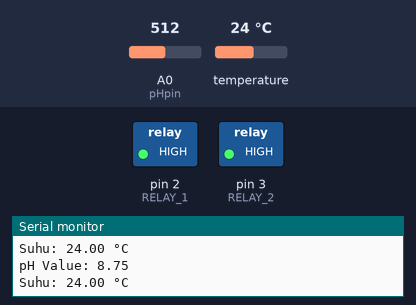
Recording of a sketch running on a simulated Arduino Uno, built with avr-gcc and run on an emulated ATmega328P. On the bench: switched loads named in the sketch (green lamp = pin HIGH), the last lines printed to the serial monitor. The inputs (shaded band) are chosen by the test bench; at power-on: temperature 24 °C, A0 (pHpin) = 512.

Above: at 4.3 s.
4.4 s: temperature set to 29.5 °C
8.1 s: temperature set to 30.5 °C
At 10.4 s:
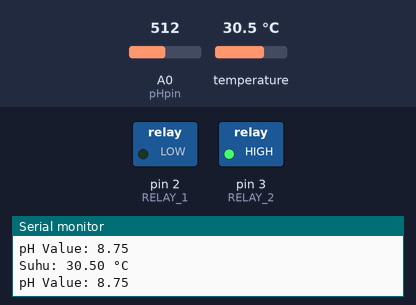
11.8 s: temperature set to 12 °C
At 12.4 s:
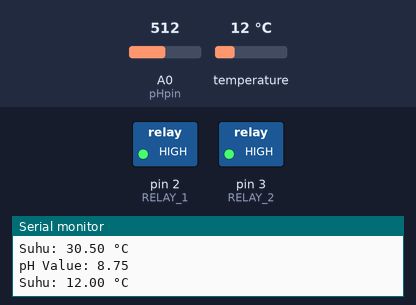
15.5 s: temperature set to 33 °C
At 17.7 s:
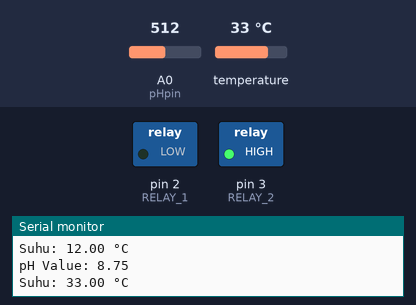
Timing chart, 0 to 19.2 s (numbered marks = the images above; inputs shaded):
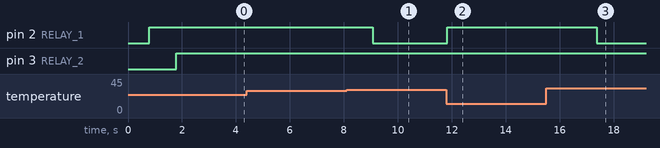

Measured:
- the behaviour switches between 30 and 30.1 °C on temperature (found by bisection; images 0 and 1)
- after the input at 8.1 s, pin 2 (RELAY_1): HIGH → LOW after 0.98 s
- after the input at 11.8 s, pin 2 (RELAY_1): LOW → HIGH at once
- after the input at 15.5 s, pin 2 (RELAY_1): HIGH → LOW after 1.9 s

The sketch:

suhu_pH_relay.ino
```cpp
#include <DFRobot_PH.h>
#include <OneWire.h>
#include <DallasTemperature.h>

#define ONE_WIRE_BUS 7 // Pin data dari sensor suhu
#define RELAY_1 2 // Pin untuk mengontrol relay 1
#define RELAY_2 3 // Pin untuk mengontrol relay 2
int pHpin = A0;    // Sensor pH dihubungkan ke pin analog A0
OneWire oneWire(ONE_WIRE_BUS);
DallasTemperature sensors(&oneWire);

void setup() {
  pinMode(RELAY_1, OUTPUT);
  pinMode(RELAY_2, OUTPUT);
  sensors.begin();
  Serial.begin(9600);
}

void loop() {
  sensors.requestTemperatures();
  float temperatureC = sensors.getTempCByIndex(0);

  Serial.print("Suhu: ");
  Serial.print(temperatureC);
  Serial.println(" °C");

  if (temperatureC > 30.0) {
    digitalWrite(RELAY_1, LOW); // Relay ON
  } else {
    digitalWrite(RELAY_1, HIGH); // Relay OFF
  }

  delay(1000);

   int pHValue = analogRead(pHpin);
  float pH = (5.0 * pHValue / 1024.0) * 3.5; // Mengonversi nilai analog ke pH
  Serial.println("pH Value: " + String(pH));

  // Misalkan Anda ingin menghidupkan relay jika pH di atas 7.0
  if (pH > 11.0) {
    digitalWrite(RELAY_2, LOW); // Hidupkan relay
  } else {
    digitalWrite(RELAY_2, HIGH);  // Matikan relay
  }

  delay(1000); // Tunda selama 1 detik sebelum membaca ulang pH
}
```
